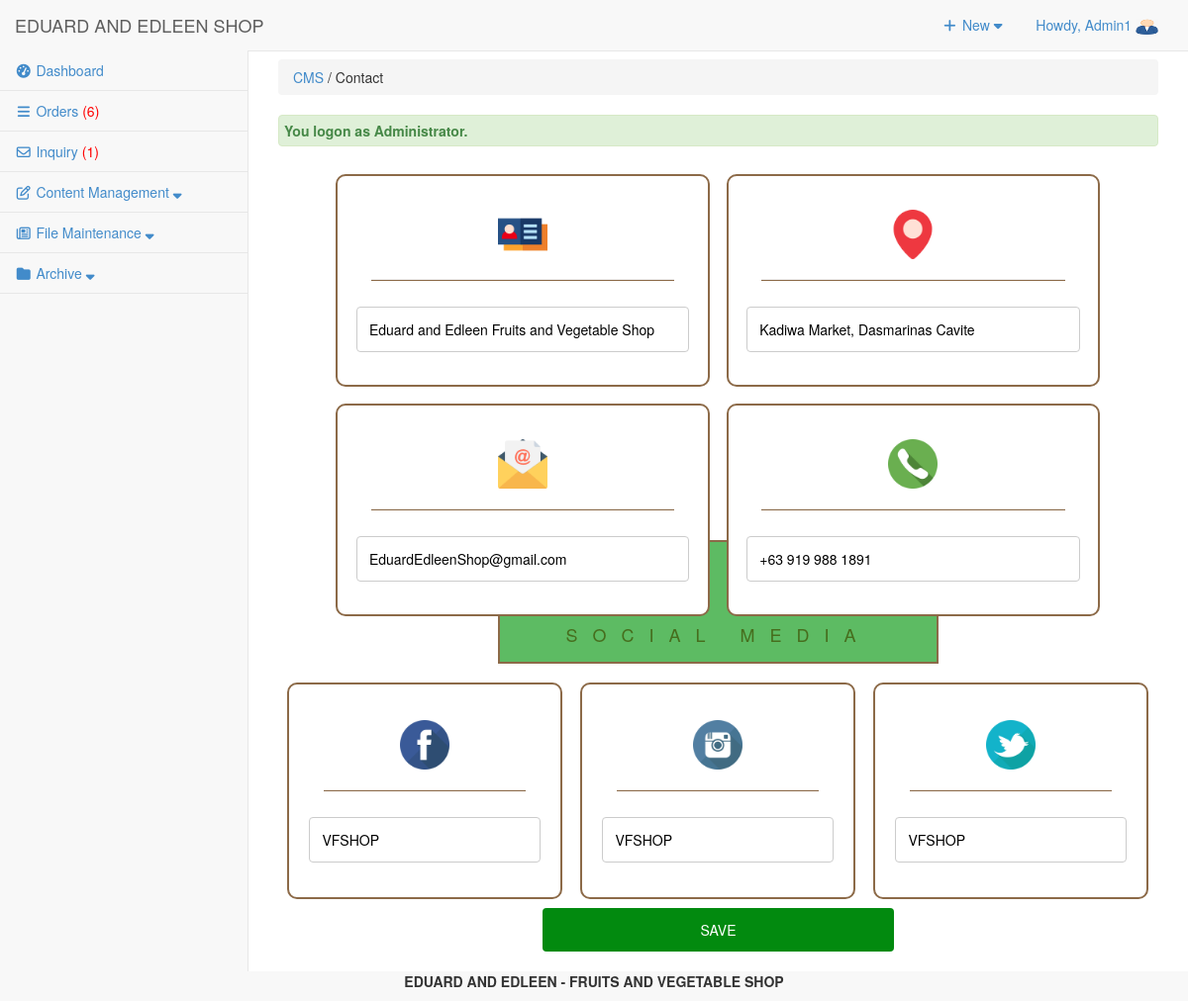
The page /admin/cms/index.php?view=Contact (signed in) on the database its author committed.
### tables this page shows
CREATE TABLE `tbluseraccount` (
  `USERID` int(11) NOT NULL,
  `U_NAME` varchar(122) NOT NULL,
  `U_USERNAME` varchar(122) NOT NULL,
  `U_PASS` varchar(122) NOT NULL,
  `U_ROLE` varchar(30) NOT NULL,
  `USERIMAGE` varchar(255) NOT NULL,
  `U_STATUS` varchar(255) NOT NULL DEFAULT 'Active'
);

CREATE TABLE `tblcontact` (
  `CMS_CONTACT_ID` int(11) NOT NULL,
  `CMS_CONTACT_NAME` varchar(255) NOT NULL,
  `CMS_CONTACT_ADDRESS` varchar(255) NOT NULL,
  `CMS_CONTACT_EMAIL` varchar(255) NOT NULL,
  `CMS_CONTACT_PHONE` varchar(255) NOT NULL,
  `CMS_CONTACT_FB` varchar(255) NOT NULL,
  `CMS_CONTACT_IG` varchar(255) NOT NULL,
  `CMS_CONTACT_TWT` varchar(255) NOT NULL
);

### admin/cms/index.php (called while the page is built, shortened)
<?php
require_once("../../include/initialize.php");
$view = (isset($_GET['view']) && $_GET['view'] != '') ? $_GET['view'] : '';
	$header=$view;
	$title="Content Management";
	switch ($view) {
	case "Contact" :
			$title = "CMS";
			break;
	}
require_once ("../theme/templates.php");
?>

### include/database.php (called while the page is built, shortened)
<?php
class Database {
	var $sql_string = '';
	private $conn;
	public function open_connection() {
		$this->conn = mysqli_connect(server,user,pass);
		if(!$this->conn){
			echo "Problem in database connection! Contact administrator!";
			exit();
		}else{
			$db_select = mysqli_select_db($this->conn,database_name);
		}
	}
	function setQuery($sql='') {
		$this->sql_string=$sql;
	}
	function executeQuery() {
		$result = mysqli_query($this->conn,$this->sql_string);
		return $result;
	}
	private function confirm_query($result) {
		return $result;
	}
	function loadSingleResult() {
		$cur = $this->executeQuery();
		while ($row = mysqli_fetch_object($cur)) {
		return $data = $row;
		}
	}
	public function num_rows($result_set) {
		return mysqli_num_rows($result_set);
	}
}
$mydb = new Database();
?>

### include/accounts.php (called while the page is built, shortened)
<?php
require_once(LIB_PATH.DS.'database.php');
class User {
	protected static  $tblname = "tbluseraccount";
	function single_user($id=""){
			global $mydb;
			$mydb->setQuery("SELECT * FROM ".self::$tblname."
				Where USERID= '{$id}' LIMIT 1");
			$cur = $mydb->loadSingleResult();
			return $cur;
	}
}
?>

### admin/cms/contact.php (the view, shortened to what this page needs)
<div class="content_body">
    <CENTER>
    <?php
		$query = "SELECT * FROM `tblcontact` ";
        $mydb->setQuery($query);
        $cur = $mydb->loadSingleResult();
    ?>
 	<form action="cmscontroller.php?action=updatecontact" method="POST">
            <div style="margin-left:50px;">
                <div class="social inquiry_body msg1"><img src="../../img/name.png" style="width: 50px;"><hr>
                        <div class="row">
                        <div class="col-75">
                            <input type="text" id="facebook" name="name" placeholder="Lorem Ipsum Name" value='<?php echo $cur->CMS_CONTACT_NAME; ?>'>
                        </div>
                        </div>
                    </div>
                    <div class="social inquiry_body msg1"><img src="../../img/location.png" style="width: 50px;"><hr>
                        <div class="row">
                        <div class="col-75">
                            <input type="text" id="instagram" name="address" placeholder="123 ABC City" value='<?php echo $cur->CMS_CONTACT_ADDRESS; ?>'>
                        </div>
                        </div>
                    </div>
                    <div class="social inquiry_body msg1"><img src="../../img/email.png" style="width: 50px;"><hr>
                        <div class="row">
                        <div class="col-75">
                            <input type="text" id="twitter" name="email" placeholder="loremipsum@gmail.com" value='<?php echo $cur->CMS_CONTACT_EMAIL; ?>'>
                        </div>
                        </div>
                    </div>
                    <div class="social inquiry_body msg1"><img src="../../img/phone.png" style="width: 50px;"><hr>
                        <div class="row">
                        <div class="col-75">
                            <input type="text" id="phone" name="phone" placeholder="0915-123-4567" value='<?php echo $cur->CMS_CONTACT_PHONE; ?>'>
                        </div>
                        </div>
                    </div>
            </div>
			<br>
  			<br>
  			<div class="divtop" style="margin-top: 38%;">
            <center>
                <h4 class="title headtitle">Social Media</h4>
            </center>
  			<div class="social inquiry_body msg"><img src="../../img/facebook.png" style="width: 50px;"><hr>
				<div class="row">
			      <div class="col-75">
			        <input type="text" id="facebook" name="facebook" placeholder="www.facebook.com/VFSHOP" value='<?php echo $cur->CMS_CONTACT_FB; ?>'>
			      </div>
  				</div>
			</div>
			<div class="social inquiry_body msg"><img src="../../img/instagram.png" style="width: 50px;"><hr>
				<div class="row">
			      <div class="col-75">
			        <input type="text" id="instagram" name="instagram" placeholder="www.instagram.com/VFSHOP" value='<?php echo $cur->CMS_CONTACT_IG; ?>'>
			      </div>
  				</div>
			</div>
			<div class="social inquiry_body msg"><img src="../../img/twitter.png" style="width: 50px;"><hr>
				<div class="row">
			      <div class="col-75">
			        <input type="text" id="twitter" name="twitter" placeholder="www.twitter.com/VFSHOP" value='<?php echo $cur->CMS_CONTACT_TWT; ?>'>
			      </div>
  				</div>
			</div>
			<br>
			<br>
            <center>
			<input type='submit' value="SAVE" name="updatecontactbtn" class="btn_style"><br>
            </center>
			<br>
			</form>
  		</center>
</div>

### admin/theme/templates.php (shortened to what this page needs)
<!DOCTYPE html>
<html lang="en">
<head>
<link href="<?php echo web_root; ?>admin/css/bootstrap.min.css" rel="stylesheet">
<link href="<?php echo web_root; ?>admin/css/metisMenu.min.css" rel="stylesheet">
<link href="<?php echo web_root; ?>admin/css/timeline.css" rel="stylesheet">
<link href="<?php echo web_root; ?>admin/css/sb-admin-2.css" rel="stylesheet">
<link href="<?php echo web_root; ?>admin/font/css/font-awesome.min.css" rel="stylesheet" type="text/css">
<link href="<?php echo web_root; ?>admin/font/font-awesome.min.css" rel="stylesheet" type="text/css">
<link href="<?php echo web_root; ?>admin/css/dataTables.bootstrap.css" rel="stylesheet">
<link href="<?php echo web_root; ?>css/bootstrap-datetimepicker.min.css" rel="stylesheet" media="screen">
<link href="<?php echo web_root; ?>css/datepicker.css" rel="stylesheet" media="screen">
<link href="<?php echo web_root; ?>admin/css/costum.css" rel="stylesheet">
<link href="<?php echo web_root; ?>admin/css/ekko-lightbox.css" rel="stylesheet">
</head>
  <?php
    $query = "SELECT * FROM tblsummary WHERE ORDEREDSTATS = 'Pending'";
    $mydb->setQuery($query);
    $cur = $mydb->executeQuery();
    $rowscount = $mydb->num_rows($cur);
    $res = isset($rowscount)? $rowscount : 0;
    if($res>0){
    $order = '<span style="color:red;">('.$res.')</span>';
    }else{
        $order = '<span> ('.$res.')</span>';
    }
    $query = "SELECT * FROM tblinquiry WHERE INQSTATUS = 'NEW'";
    $mydb->setQuery($query);
    $cur = $mydb->executeQuery();
    $rowscount = $mydb->num_rows($cur);
    $res = isset($rowscount)? $rowscount : 0;
    if($res>0){
    $inquiry = '<span style="color:red;">('.$res.')</span>';
    }else{
        $inquiry = '<span> ('.$res.')</span>';
    }
?>
<body>
   <div id="wrapper">
        <nav class="navbar navbar-default navbar-static-top  " role="navigation" style="margin-bottom: 0">
            <div class="navbar-header">
                 <a class="navbar-brand"  href="<?php echo web_root; ?>admin/index.php" >EDUARD AND EDLEEN SHOP</a>
            </div>
            <ul class="nav navbar-top-links navbar-right">
                 <li class="dropdown">
                    <a class="dropdown-toggle" data-toggle="dropdown" href="#">
                        <i class="fa fa-plus fa-fw"></i> New  <i class="fa fa-caret-down"></i>
                    </a>
                </li>
<?php
 $user = New User();
$singleuser = $user->single_user($_SESSION['USERID']);
?>
                <li class="dropdown">
                    <a class="dropdown-toggle" data-toggle="dropdown" href="#">
                        Howdy, <?php echo $_SESSION['U_NAME']; ?> <img title="profile image" width="23px" height="17px" src="<?php echo web_root.'admin/user/'.$singleuser ->USERIMAGE ?>">
                    </a>
                </li>
            </ul>
            <div class="navbar-default sidebar" role="navigation">
                <div class="sidebar-nav navbar-collapse">
                    <ul class="nav" id="side-menu">
                        <li>
                             <a href="<?php echo web_root; ?>admin/dashboard/"><i class="fa fa-tachometer fa-fw"></i>  Dashboard </a>
                        </li>
                        <li>
                             <a href="<?php echo web_root; ?>admin/orders/" ><i class="fa fa-reorder fa-fw"></i>  Orders <?php echo $order; ?></a>
                        </li>
                        <li>
                             <a href="<?php echo web_root; ?>admin/inquiry/" ><i class="fa fa-envelope-o fa-fw"></i>  Inquiry <?php echo $inquiry; ?></a>
                        </li>
                        <li class="nav-item">
                            <a class="nav-link" data-toggle="collapse" href="#collapseExample1" aria-expanded="false" aria-controls="collapseExample">
                                <i class="fa fa-pencil-square-o fa-fw"></i><span class="menu-title"> Content Management <i class="fa fa-sort-down"></i></span>
                            </a>
                        </li>
                        <li class="nav-item">
                            <a class="nav-link" data-toggle="collapse" href="#collapseExample3" aria-expanded="false" aria-controls="collapseExample">
                                <i class="fa fa-newspaper-o fa-fw"></i><span class="menu-title"> File Maintenance <i class="fa fa-sort-down"></i></span>
                            </a>
                        </li>
                        <?php if ($_SESSION['U_ROLE']=='Administrator') {
                        ?>
                        <li class="nav-item">
                            <a class="nav-link" data-toggle="collapse" href="#collapseExample2" aria-expanded="false" aria-controls="collapseExample">
                                <i class="fa fa-folder fa-fw"></i><span class="menu-title"> Archive <i class="fa fa-sort-down"></i></span>
                            </a>
                        </li>
                 <?php }  ?>
                    </ul>
                </div>
            </div>
        </nav>
  <div id="page-wrapper">
            <div class="row" >
                <div class="col-lg-12">
                    <?php
                    if ($title<>'Dashboard'){
                       echo   '<p class="breadcrumb" style="margin-top: 8px;">
                        <a href="index.php" title="'. $title.'" >'. $title.'</a>
                        '.(isset($header) ? ' / '. $header : '').'  </p>'  ;
                    } ?>
                  <?php require_once $content; ?>
                </div>
            </div>
        </div>
    </div>
</body>
      <footer><p  style="text-align: center;font-weight: bold;"> EDUARD AND EDLEEN - FRUITS AND VEGETABLE SHOP </p></footer>
</html>

### admin/css/sb-admin-2.css (style rules this page uses)
body { background-color: #f8f8f8; }
#wrapper { width: 100%; }
#page-wrapper { padding: 0 15px; min-height: 568px; background-color: #fff; }
@media (min-width:768px) { #page-wrapper { position: inherit; margin: 0 0 0 250px; padding: 0 30px; border-left: 1px solid #e7e7e7; } }
.navbar-top-links { margin-right: 0; }
.navbar-top-links li { display: inline-block; }
.navbar-top-links li:last-child { margin-right: 15px; }
.navbar-top-links li a { padding: 15px; min-height: 50px; }
.sidebar .sidebar-nav.navbar-collapse { padding-right: 0; padding-left: 0; }
.sidebar ul li { border-bottom: 1px solid #e7e7e7; }
@media (min-width:768px) { .sidebar { z-index: 1; position: absolute; width: 250px; margin-top: 51px; } }

### admin/cms/contact.php (style rules this page uses)
.msg1 { margin: 1%; width: 45%; padding: 4%; float: left; }
.msg { margin: 1%; width: 31.3%; padding: 4%; float: left; }
.inquiry_body { border: 2px solid #8C6A48; border-radius: 10px; background-color: white; }
.btn_style { background-color: #028A0F !important; color: white; padding: 12px 20px; border: none; border-radius: 4px; cursor: pointer; width: 40%; }
* { box-sizing: border-box; }
input[type=text], select, textarea { width: 100%; padding: 12px; border: 1px solid #ccc; border-radius: 4px; resize: vertical; }
.col-75 { float: left; width: 100%; margin-top: 6px; }
.row:after { content: ""; display: table; clear: both; }
.title { letter-spacing: 15px; color: #466D1D; text-align: center; text-transform: uppercase; }
.headtitle { background: #5DBB63; width: 50%; padding: 2%; border: 2px solid #8C6A48; }
hr { background-color: #8C6A48; height: 1px; }

### rows shown on the page
tbluseraccount: USERIMAGE (picture)
tblcontact: name "Eduard and Edleen Fruits and Vegetable Shop", address "Kadiwa Market, Dasmarinas Cavite", email "EduardEdleenShop@gmail.com", phone "+63 919 988 1891", facebook "VFSHOP", instagram "VFSHOP", twitter "VFSHOP"

### other values the page prints
$_SESSION['U_NAME'] "Admin1"
$res "6"
$res "1"
$title "CMS"
$header "Contact"
$_SESSION['message'] "You logon as Administrator."
